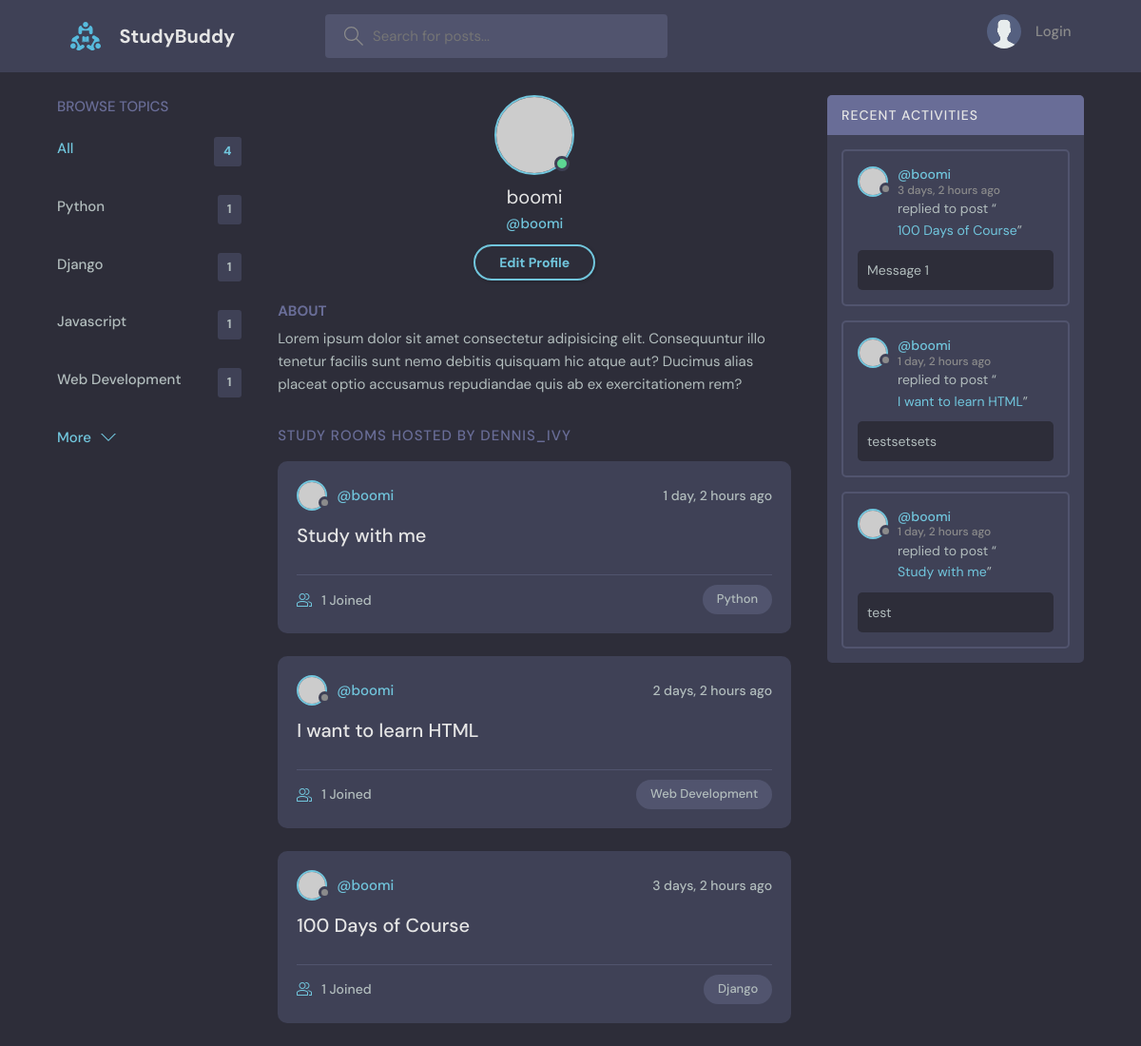
The app's page /profile/2/ with its own data.
### base/models.py (models this page shows, shortened)
class Topic(models.Model):
    name = models.CharField(max_length=200)

class Room(models.Model):
    host = models.ForeignKey(User, on_delete=models.SET_NULL,null=True)
    topic = models.ForeignKey(Topic, on_delete=models.SET_NULL,null=True)
    name = models.CharField(max_length=200)
    description = models.TextField(null=True, blank=True)
    participants = models.ManyToManyField(User, related_name='participants',blank=True)
    updated = models.DateField(auto_now=True)
    created = models.DateField(auto_now_add=True)
    class Meta:
        ordering = ['-updated','-created']
    def __str__(self):
        return self.name

class Message (models.Model):
    user = models.ForeignKey(User, on_delete=models.CASCADE)
    room = models.ForeignKey(Room, on_delete=models.CASCADE)
    body = models.TextField(null=True)
    updated = models.DateField(auto_now=True)
    created = models.DateField(auto_now_add=True)
    def __str__(self):
        return self.body[0:50]

### base/views.py (the view)
# urls.py: path('profile/<str:pk>/',views.userProfile,name="user-profile"),
def userProfile(request,pk):
    user = User.objects.get(id=pk)
    rooms = user.room_set.all()
    room_messages = user.message_set.all()
    topics = Topic.objects.all()
    context = {'user':user,'rooms':rooms,'room_messages':room_messages,'topics':topics}
    return render(request, 'base/profile.html', context)

### base/templates/base/profile.html
{% extends "main.html" %}
{% block content %}
  <main class="profile-page layout layout--3">
    <div class="container">
      {% include "base/topics_component.html" %}
      <div class="roomList">
        <div class="profile">
          <div class="profile__avatar">
            <div class="avatar avatar--large active">
              <img src="https://randomuser.me/api/portraits/men/11.jpg" />
            </div>
          </div>
          <div class="profile__info">
            <h3>{{user}}</h3>
            <p>@{{user.username}}</p>
            <a href="edit-user.html" class="btn btn--main btn--pill">Edit Profile</a>
          </div>
          <div class="profile__about">
            <h3>About</h3>
            <p>
              Lorem ipsum dolor sit amet consectetur adipisicing elit. Consequuntur illo tenetur
              facilis sunt nemo debitis quisquam hic atque aut? Ducimus alias placeat optio
              accusamus repudiandae quis ab ex exercitationem rem?
            </p>
          </div>
        </div>
        <div class="roomList__header">
          <div>
            <h2>Study Rooms Hosted by dennis_ivy</a>
            </h2>
          </div>
        </div>
        {% include "base/feed_component.html" %}
      </div>
      <div class="activities">
        <div class="activities__header">
          <h2>Recent Activities</h2>
        </div>
        {% include "base/activity_component.html" %}
      </div>
    </div>
  </main>
{% endblock %}

### base/templates/base/topics_component.html
<div class="topics">
    <div class="topics__header">
      <h2>Browse Topics</h2>
    </div>
    <ul class="topics__list">
      <li>
        <a href="{% url "home" %}" class="active">All <span>{{topics.count}}</span></a>
      </li>
      {% for topic in topics %}
      <li><a href="{% url 'home' %}?q={{topic.name}}">{{topic.name}} <span>{{topic.room_set.all.count}}</span></a></li>
      {% endfor %}
    </ul>
    <a class="btn btn--link" href="topics.html">
      More
      <svg version="1.1" xmlns="http://www.w3.org/2000/svg" width="32" height="32" viewBox="0 0 32 32">
        <title>chevron-down</title>
        <path d="M16 21l-13-13h-3l16 16 16-16h-3l-13 13z"></path>
      </svg>
    </a>
  </div>

### base/templates/base/feed_component.html (shortened to what this page needs)
{% for room in rooms%}
<div class="roomListRoom">
    <div class="roomListRoom__header">
      <a href="{% url "user-profile" room.host.id %}" class="roomListRoom__author">
        <div class="avatar avatar--small">
          <img src="https://randomuser.me/api/portraits/women/11.jpg" />
        </div>
        <span>@{{room.host.username}}</span>
      </a>
      <div class="roomListRoom__actions">
        <span>{{room.created|timesince}} ago</span>
      </div>
    </div>
    <div class="roomListRoom__content">
      <a href="{% url 'room' room.id %}">{{room.name}}</a>
    </div>
    <div class="roomListRoom__meta">
      <a href="room.html" class="roomListRoom__joined">
        {{room.participants.all.count}} Joined
      </a>
      <p class="roomListRoom__topic">{{room.topic.name}}</p>
    </div>
  </div>
{% endfor %}

### base/templates/base/activity_component.html (shortened to what this page needs)
{% for message in room_messages %}
<div class="activities__box">
    <div class="activities__boxHeader roomListRoom__header">
      <a href="{% url "user-profile" message.user.id %}" class="roomListRoom__author">
        <div class="avatar avatar--small">
          <img src="https://randomuser.me/api/portraits/women/11.jpg" />
        </div>
        <p>
          @{{message.user}}
          <span>{{message.created|timesince}} ago</span>
        </p>
      </a>
    </div>
    <div class="activities__boxContent">
      <p>replied to post “<a href="{% url "room" message.room.id %}">{{message.room}}</a>”</p>
      <div class="activities__boxRoomContent">
        {{message}}
      </div>
    </div>
  </div>
  {% endfor %}

### records on screen
Topic: name "Python", room_set.all.count "1"
Topic: name "Django", room_set.all.count "1"
Topic: name "Javascript", room_set.all.count "1"
Topic: name "Web Development", room_set.all.count "1"
Room: host.username "boomi", created "1 day, 2 hours", name "Study with me", participants.all.count "1", topic.name "Python"
Room: host.username "boomi", created "2 days, 2 hours", name "I want to learn HTML", participants.all.count "1", topic.name "Web Development"
Room: host.username "boomi", created "3 days, 2 hours", name "100 Days of Course", participants.all.count "1", topic.name "Django"
Message: user "boomi", created "3 days, 2 hours", room "100 Days of Course", body "Message 1"
Message: user "boomi", created "1 day, 2 hours", room "I want to learn HTML", body "testsetsets"
Message: user "boomi", created "1 day, 2 hours", room "Study with me", body "test"

### other values on screen
{{ topics.count }} "4"
{{ user }} "boomi"
{{ user.username }} "boomi"
